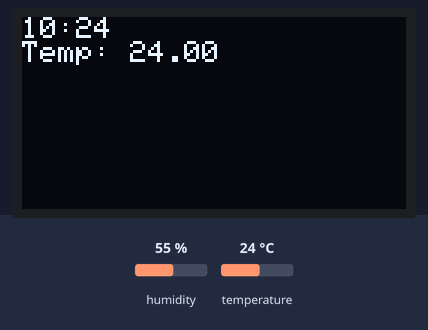
Recording of a sketch running on a simulated Arduino Uno, built with avr-gcc and run on an emulated ATmega328P. On the bench: 128×64 one-colour display. The inputs (shaded band) are chosen by the test bench; at power-on: temperature 24 °C, humidity 55 %. The local clock reads 2024-03-15 10:24:30 at power-on unless the sketch sets it.

Above: at 3.9 s.
4.0 s: temperature set to 12 °C
At 7.6 s:
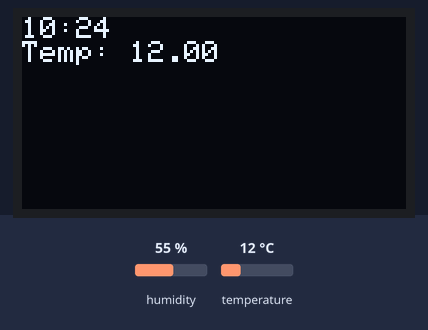
8.0 s: temperature set to 19 °C
12.0 s: temperature set to 28 °C
At 13.4 s:
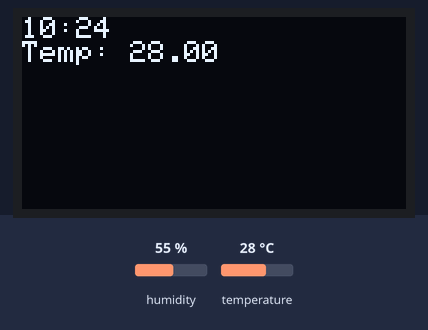
Timing chart, 0 to 15.0 s (numbered marks = the images above; inputs shaded):
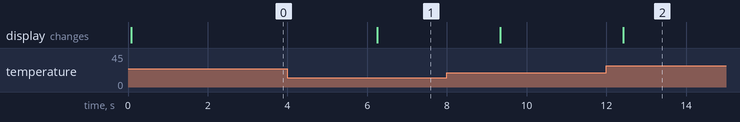

The sketch:

Projeto_138_Relogio_Meteorologico_no_OLED.ino
```cpp
// Projeto 138 - Relógio Meteorológico no OLED
// Arduino Uno | Arduino Neon Lab

#include <Wire.h>
#include <RTClib.h>
#include <DHT.h>
#include <Adafruit_GFX.h>
#include <Adafruit_SSD1306.h>
RTC_DS3231 rtc;DHT dht(2,DHT11);
Adafruit_SSD1306 oled(128,64,&Wire,-1);
void setup(){rtc.begin();dht.begin();oled.begin(SSD1306_SWITCHCAPVCC,0x3C);
 oled.setTextSize(1);oled.setTextColor(SSD1306_WHITE);}
void loop(){
 DateTime a=rtc.now();float t=dht.readTemperature();
 oled.clearDisplay();oled.setCursor(0,0);
 oled.print(a.hour());oled.print(':');oled.println(a.minute());
 oled.print("Temp: ");if(isnan(t))oled.println("falha");else oled.println(t);
 oled.display();delay(1500);
}
```

Measured:
- after the input at 4.0 s, the display: changes after 2.3 s (image 1)
- after the input at 12.0 s, the display: changes after 0.42 s (image 2)
